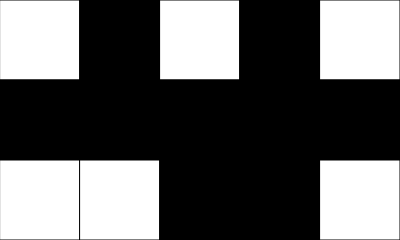
Frame 1 (no input)
Frame 60 (no input): identical to frame 1, image omitted
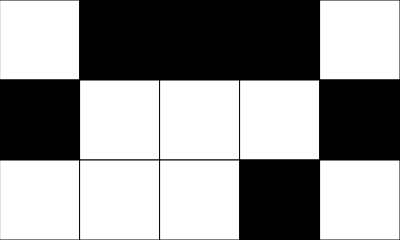
Frame 120 (the mouse pressed at the canvas centre since frame 60)

The p5.js sketch that drew these frames (run headless with seeded random() and noise() and a simulated clock; from frame 60 on, the mouse is pressed at the canvas centre):

// p5.js sketch
// ── sketch.js
// Array Basics
// Ethan MEachem
// 4/3/2025


let grid = 
[[0, 0, 255, 255, 0],
 [255, 255, 0, 255, 0],
 [0, 0, 0, 255, 0  ]];

let squareSize = 80;
const NUM_ROWS = 3; const NUM_COLS = 5; 

function setup() {
  createCanvas(NUM_COLS*squareSize, NUM_ROWS*squareSize);
  console.log("Make the squares white");
  renderGrid();
  gridSetup();
}
//SET GRID TO RANDOM NUMBERS
function gridSetup(){
  for(row = 0; row < NUM_ROWS; row++){
    for(col = 0; col < NUM_COLS; col++){
      grid[row][col] = map(floor(random(2)),0,1,0,255);
    }
  }
}


//find mouse pos
function getCurrentY(){
  let constrainedY = constrain(mouseY,0,height-1);
  return floor(constrainedY/squareSize);
}
function getCurrentX(){
  let constrainedX = constrain(mouseX,0,width-1);
  return floor(constrainedX/squareSize);
}
//finds win con, changes colors
function mousePressed(){
  let x = getCurrentX(); 
  let y = getCurrentY();
  //if on canvas
  if(keyIsPressed && keyCode === SHIFT){
    flip(x,y);
  }
  else{
    flip(x,y);
    if(y>0) flip(x,y-1);
    if(y<NUM_ROWS-1) flip(x,y+1);
    if(x<NUM_COLS-1) flip(x+1,y);
    if(x>0) flip(x-1,y);
  }
  if(winCon(grid) === true){
    console.log("YOU WIN!!!!!!!!");
  }
}
//win condition (learned how to use every but still
//dont understand =>)
function winCon(grid){
  return grid.every(row => row.every(num => num === 255));
}

function draw() {
  background(220);
  renderGrid();
}

//changes 0 to 255 vise versa
function flip(x,y){
  //take a tile and invert its value
  if(grid[y][x] === 0) grid[y][x] = 255;
  else grid[y][x] = 0;
}

//renders grid(unsurprisingly)
function renderGrid(){
  //interpret the info in the 2d array
  for(let y = 0; y < NUM_ROWS; y++){
    for(let x = 0; x < NUM_COLS; x++){
      let fillColor = grid[y][x];
      fill(fillColor);
      rect(x*squareSize, y*squareSize,squareSize);
    }
  }
}
